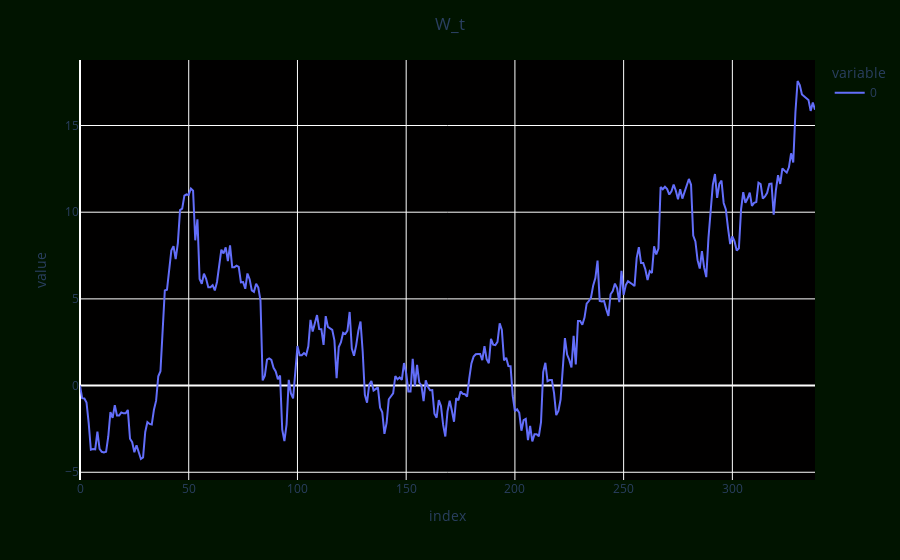

Notebook code for this chart:
### Code cell
fig = px.line(W_t)
fig.update_layout(title_text = "W_t", title_x = 0.5)
fig.update_layout(
    {
        "paper_bgcolor": "rgba(1, 20, 0, 1)",
        "plot_bgcolor": "rgba(1, 0, 0, 1)",
    }
)

fig.show()

### Figure 1 — Plotly figure (JSON) as saved in the notebook; plotly's stock layout.template omitted (floating-point values rounded to 4 significant figures; data arrays with more than 128 entries replaced by an {"elided": "..."} marker saying what was removed)
{"data": [{"hovertemplate": "variable=0<br>index=%{x}<br>value=%{y}<extra></extra>", "legendgroup": "0", "line": {"color": "#636efa", "dash": "solid"}, "marker": {"symbol": "circle"}, "mode": "lines", "name": "0", "orientation": "v", "showlegend": true, "type": "scatter", "x": {"elided": "339 int values"}, "xaxis": "x", "y": {"elided": "339 float values"}, "yaxis": "y"}], "layout": {"legend": {"title": {"text": "variable"}, "tracegroupgap": 0}, "margin": {"t": 60}, "paper_bgcolor": "rgba(1, 20, 0, 1)", "plot_bgcolor": "rgba(1, 0, 0, 1)", "title": {"text": "W_t", "x": 0.5}, "xaxis": {"anchor": "y", "domain": [0, 1], "title": {"text": "index"}}, "yaxis": {"anchor": "x", "domain": [0, 1], "title": {"text": "value"}}}}
